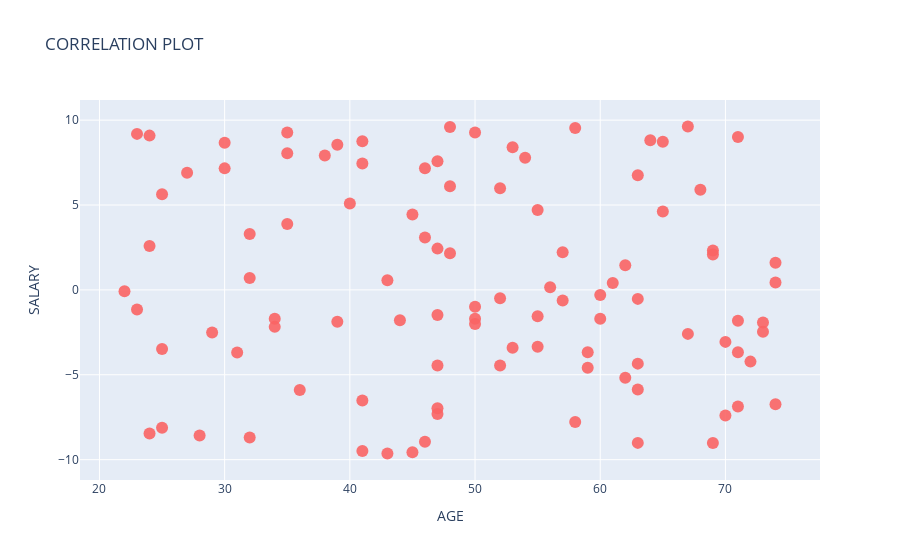

The notebook cell this image was saved under:
### Code cell
# CUSTOMIZING MARKERS
trace0 = go.Scatter( x= female_age,
                     y = female_salary,
                     mode = "markers",
                     marker = dict(size=12,
                                 color = "rgba(250,100,100,.9)",
                                        ))

data = [ trace0 ]

layout = {"title":" CORRELATION PLOT",
          "xaxis": {"title": "AGE",
                    "zeroline":False},
          "yaxis": {"title": "SALARY",
                    "zeroline": False},
         }

iplot( {"data":data, "layout":layout})

### Figure 1 — Plotly figure (JSON) as saved in the notebook; plotly's stock layout.template omitted (floating-point values rounded to 4 significant figures)
{"data": [{"marker": {"color": "rgba(250,100,100,.9)", "size": 12}, "mode": "markers", "type": "scatter", "x": [67, 24, 39, 46, 63, 25, 41, 52, 43, 34, 67, 32, 23, 28, 47, 32, 59, 60, 41, 71, 41, 24, 55, 38, 50, 31, 46, 27, 41, 53, 25, 71, 29, 39, 62, 47, 74, 45, 63, 48, 47, 45, 60, 69, 64, 59, 53, 52, 65, 50, 58, 63, 70, 25, 35, 57, 35, 63, 74, 69, 48, 55, 48, 22, 52, 30, 55, 74, 43, 56, 71, 23, 72, 73, 36, 32, 70, 47, 62, 30, 69, 50, 46, 65, 50, 63, 40, 47, 47, 57, 54, 44, 71, 73, 35, 61, 58, 34, 68, 24], "y": [-2.591, -8.464, 8.546, -8.946, -0.5294, -3.475, 8.759, 5.986, -9.637, -1.703, 9.625, 3.296, 9.191, -8.583, 7.572, 0.7056, -4.582, -1.7, -6.512, -1.822, 7.445, 9.088, 4.708, 7.914, -0.9904, -3.683, 7.168, 6.904, -9.493, -3.414, 5.636, -6.875, -2.515, -1.882, -5.182, -1.482, 0.431, 4.447, -5.871, 2.163, -7.317, -9.557, -0.3062, -9.024, 8.813, -3.669, 8.405, -0.4864, 4.623, -1.704, -7.779, -4.344, -7.393, -8.127, 3.885, -0.6199, 9.272, 6.757, 1.593, 2.32, 9.601, -1.551, 6.102, -0.07396, -4.449, 8.663, -3.352, -6.734, 0.5723, 0.1556, 9.002, -1.158, -4.225, -1.927, -5.89, -8.699, -3.062, -4.451, 1.451, 7.159, 2.079, -2.013, 3.087, 8.726, 9.273, -9.012, 5.089, 2.432, -6.968, 2.22, 7.778, -1.794, -3.675, -2.472, 8.046, 0.4046, 9.543, -2.178, 5.899, 2.589]}], "layout": {"title": {"text": " CORRELATION PLOT"}, "xaxis": {"title": {"text": "AGE"}, "zeroline": false}, "yaxis": {"title": {"text": "SALARY"}, "zeroline": false}}}
